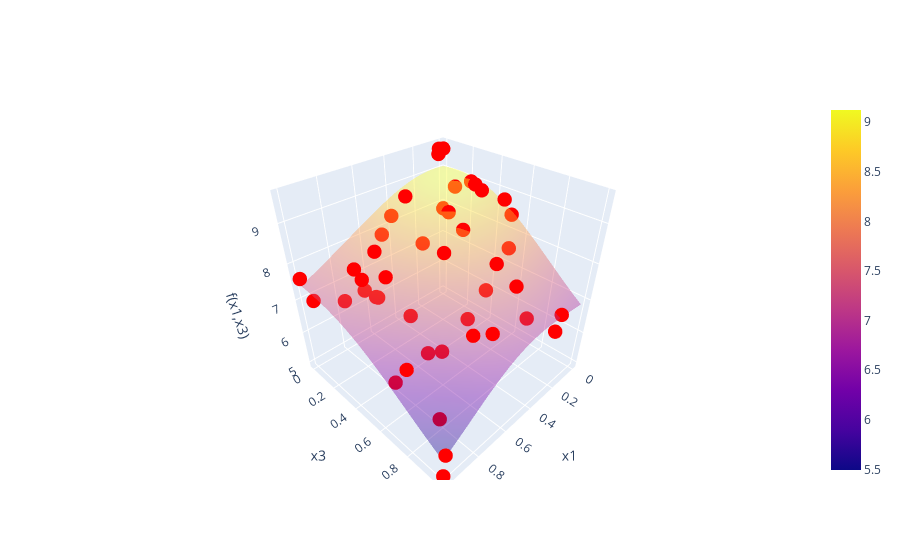

Here is the notebook cell this chart was saved with:
### Code cell
f8 = BBfcn(8)
print(f8)
f8.plot_feature_correlations()
f8.plot_correlations_with_cross_terms()

f8_dimRed = BBfcn(8)
# dimension reduction for f8()
class f8dimRedTransform(Transformation):
    def __init__(self):
        pass
    def apply(self,data):
        data.drop(columns=["x2","x4","x5","x6","x7","x8"],inplace=True)
f8_dimRed.transform(f8dimRedTransform())
print(f8_dimRed)
f8_dimRed.plot_feature_correlations()
kernel = C(10, (0.001, 100)) * Matern(length_scale=[0.2,0.2],nu=2.5) + WhiteKernel(noise_level=1e-1)
f8_dimRed.nextPointBayesianOptim(kernel,numgrid=20,acqFcn="UCB",beta=0.5)

#full dimensional GP for f8()
kernel = C(10, (0.001, 100)) * Matern(length_scale=[0.2,0.2,0.2,0.2,0.2,0.2,0.2,0.2],nu=2.5) + WhiteKernel(noise_level=1e-1)
f8.nextPointBayesianOptim(kernel,numgrid=8,acqFcn="UCB",beta=0.5)

### Figure 1 — Plotly figure (JSON) as saved in the notebook; plotly's stock layout.template omitted (floating-point values rounded to 4 significant figures; data arrays with more than 128 entries replaced by an {"elided": "..."} marker saying what was removed)
{"data": [{"opacity": 0.4, "type": "surface", "x": {"elided": "20x20 float values"}, "y": {"elided": "20x20 float values"}, "z": {"elided": "20x20 float values"}}, {"marker": {"color": "red", "size": 5}, "mode": "markers", "name": "Measured points", "type": "scatter3d", "x": [0.605, 0.178, 0.009077, 0.506, 0.3599, 0.7788, 0.9086, 0.5864, 0.7611, 0.9849, 0.1121, 0.7919, 0.1436, 0.7699, 0.05645, 0.8624, 0.3515, 0.7359, 0.6803, 0.04433, 0.7783, 0.8989, 0.1451, 0.339, 0.1762, 0.02895, 0.1926, 0.9432, 0.5327, 0.4471, 0.3822, 0.5328, 0.3949, 0.9859, 0.9646, 0.4721, 0.856, 0.81, 0.7963, 0.4812, 0.0632, 0.0, 0.0, 1.0, 1.0], "y": [0.9085, 0.9949, 0.5205, 0.3634, 0.496, 0.338, 0.2383, 0.745, 0.3821, 0.9989, 0.5966, 0.6945, 0.2323, 0.559, 0.02293, 0.2819, 0.9094, 0.728, 0.8622, 0.2582, 0.3141, 0.8768, 0.4209, 0.3768, 0.9757, 0.4814, 0.4168, 0.7212, 0.0714, 0.7295, 0.8531, 0.5383, 0.7408, 0.07039, 0.6638, 0.08643, 0.3262, 0.2695, 0.3557, 0.2195, 0.02567, 0.0, 0.0, 1.0, 0.0], "z": [7.399, 7.005, 8.459, 8.284, 8.606, 8.542, 7.327, 7.3, 7.958, 5.592, 7.855, 6.792, 8.977, 7.379, 9.598, 8.16, 7.132, 6.768, 7.434, 9.013, 7.311, 5.841, 9.142, 8.818, 6.452, 8.831, 9.344, 6.888, 8.042, 7.692, 7.924, 8.422, 8.278, 7.113, 6.403, 8.473, 7.978, 7.461, 7.437, 9.183, 9.473, 9.518, 7.818, 4.978, 7.598]}], "layout": {"scene": {"xaxis": {"title": {"text": "x1"}}, "yaxis": {"title": {"text": "x3"}}, "zaxis": {"title": {"text": "f(x1,x3)"}}}}}
